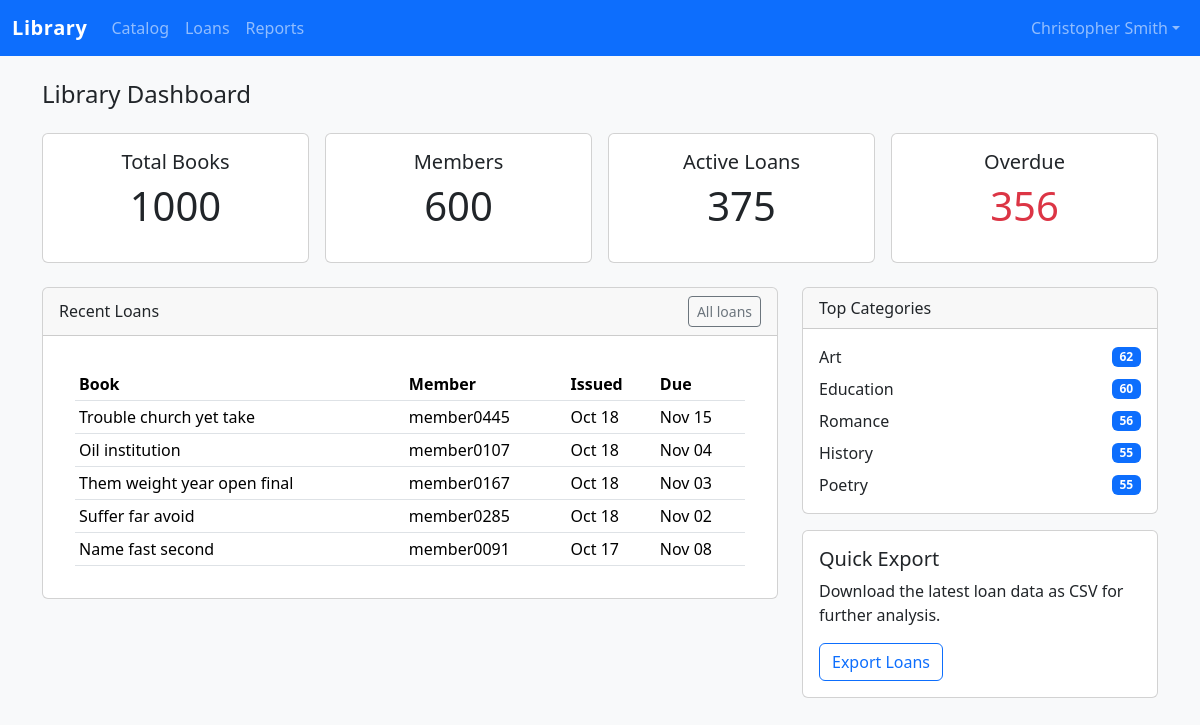
Screenshot of /reports/dashboard/ (signed in) with the database file from the repository.
### accounts/models.py (models this page shows, shortened)
class User(AbstractUser):
	class Role(models.TextChoices):
		ADMIN = "ADMIN", _("Administrator")
		LIBRARIAN = "LIBRARIAN", _("Librarian")
		MEMBER = "MEMBER", _("Member / Student")
	role = models.CharField(
		max_length=20,
		choices=Role.choices,
		default=Role.MEMBER,
		help_text=_("Determines the permissions granted to the user."),
	)
	employee_id = models.CharField(
		max_length=50,
		blank=True,
		help_text=_("Optional staff identifier for administrators and librarians."),
	)
	avatar = models.ImageField(upload_to="avatars/", blank=True, null=True)
	created_at = models.DateTimeField(auto_now_add=True)
	class Meta(AbstractUser.Meta):
		ordering = ["username"]
	@property
	def is_admin(self) -> bool:
		return self.is_superuser or self.role == self.Role.ADMIN
	@property
	def is_librarian(self) -> bool:
		return self.role == self.Role.LIBRARIAN

### circulation/models.py (models this page shows, shortened)
class Loan(models.Model):
	class Status(models.TextChoices):
		ACTIVE = "ACTIVE", "Active"
		OVERDUE = "OVERDUE", "Overdue"
		RETURNED = "RETURNED", "Returned"
	copy = models.ForeignKey(BookCopy, on_delete=models.PROTECT, related_name="loans")
	borrower = models.ForeignKey(User, on_delete=models.CASCADE, related_name="loans")
	issued_by = models.ForeignKey(
		User,
		on_delete=models.SET_NULL,
		null=True,
		blank=True,
		related_name="issued_loans",
	)
	issued_at = models.DateTimeField(default=timezone.now)
	due_at = models.DateTimeField()
	returned_at = models.DateTimeField(null=True, blank=True)
	status = models.CharField(max_length=15, choices=Status.choices, default=Status.ACTIVE)
	fine_accrued = models.DecimalField(max_digits=8, decimal_places=2, default=Decimal("0.00"))
	notes = models.TextField(blank=True)
	class Meta:
		ordering = ["-issued_at"]
		constraints = [
			models.UniqueConstraint(
				fields=["copy"],
				condition=Q(returned_at__isnull=True),
				name="unique_active_loan_per_copy",
			)
		]

### catalog/models.py (models this page shows, shortened)
class BookCopy(models.Model):
	class Status(models.TextChoices):
		AVAILABLE = "AVAILABLE", _("Available")
		ON_LOAN = "ON_LOAN", _("On loan")
		RESERVED = "RESERVED", _("Reserved")
		MAINTENANCE = "MAINTENANCE", _("Maintenance")
		LOST = "LOST", _("Lost")
	book = models.ForeignKey(Book, related_name="copies", on_delete=models.CASCADE)
	barcode = models.CharField(max_length=24, unique=True)
	status = models.CharField(max_length=20, choices=Status.choices, default=Status.AVAILABLE)
	location = models.CharField(max_length=120, blank=True)
	acquired_at = models.DateField(default=timezone.now)
	notes = models.TextField(blank=True)
	class Meta:
		unique_together = ("book", "barcode")
		ordering = ["book", "barcode"]

class Book(models.Model):
	title = models.CharField(max_length=255)
	author = models.CharField(max_length=255)
	isbn = models.CharField(max_length=13, unique=True)
	category = models.ForeignKey(Category, on_delete=models.PROTECT, related_name="books")
	publication_date = models.DateField(blank=True, null=True)
	publisher = models.CharField(max_length=255, blank=True)
	description = models.TextField(blank=True)
	cover_image = models.ImageField(upload_to="book_covers/", blank=True, null=True)
	language = models.CharField(max_length=60, blank=True)
	created_at = models.DateTimeField(auto_now_add=True)
	updated_at = models.DateTimeField(auto_now=True)
	tags = models.JSONField(default=list, blank=True)
	class Meta:
		ordering = ["title"]
		indexes = [
			models.Index(fields=["title"]),
			models.Index(fields=["author"]),
			models.Index(fields=["isbn"]),
		]
	@property
	def total_copies(self) -> int:
		return getattr(self, "_total_copies", self.copies.count())

class Category(models.Model):
	name = models.CharField(max_length=150, unique=True)
	slug = models.SlugField(max_length=160, unique=True, blank=True)
	description = models.TextField(blank=True)
	class Meta:
		ordering = ["name"]
		verbose_name_plural = "categories"

### reports/views.py (the view)
# urls.py: path("dashboard/", views.DashboardView.as_view(), name="dashboard"),
class DashboardView(RoleRequiredMixin, TemplateView):
	template_name = "reports/dashboard.html"
	required_roles = (User.Role.ADMIN, User.Role.LIBRARIAN)
	def get_context_data(self, **kwargs):
		context = super().get_context_data(**kwargs)
		context.update(
			{
				"total_books": Book.objects.count(),
				"total_members": User.objects.filter(role=User.Role.MEMBER).count(),
				"active_loans": Loan.objects.filter(returned_at__isnull=True).count(),
				"overdue_loans": Loan.objects.filter(status=Loan.Status.OVERDUE).count(),
				"reservations": Reservation.objects.filter(status=Reservation.Status.PENDING).count(),
				"outstanding_fines": Fine.objects.filter(is_paid=False).count(),
				"recent_loans": Loan.objects.select_related("copy__book", "borrower")[:5],
				"top_categories": self._top_categories(),
			}
		)
		return context
	def _top_categories(self):
		return (
			Book.objects.values("category__name")
			.annotate(total=Count("id"))
			.order_by("-total")[:5]
		)

### accounts/permissions.py (called while the page is built)
def user_has_role(user: User, roles: Iterable[str]) -> bool:
    return user.is_authenticated and (user.role in roles or user.is_superuser)

    def dispatch(self, request: HttpRequest, *args, **kwargs) -> HttpResponse:
        if not self.required_roles:
            raise ValueError("RoleRequiredMixin requires `required_roles` to be set.")
        if user_has_role(request.user, self.required_roles):
            return super().dispatch(request, *args, **kwargs)
        messages.error(request, "You do not have permission to access this resource.")
        return redirect(reverse("accounts:login"))

### templates/reports/dashboard.html (shortened to what this page needs)
{% extends "base.html" %}
{% block content %}
<h1 class="h4 mb-4">Library Dashboard</h1>
<div class="row g-3 mb-4">
  <div class="col-sm-6 col-lg-3">
    <div class="card text-center">
      <div class="card-body">
        <h5 class="card-title">Total Books</h5>
        <p class="display-6">{{ total_books }}</p>
      </div>
    </div>
  </div>
  <div class="col-sm-6 col-lg-3">
    <div class="card text-center">
      <div class="card-body">
        <h5 class="card-title">Members</h5>
        <p class="display-6">{{ total_members }}</p>
      </div>
    </div>
  </div>
  <div class="col-sm-6 col-lg-3">
    <div class="card text-center">
      <div class="card-body">
        <h5 class="card-title">Active Loans</h5>
        <p class="display-6">{{ active_loans }}</p>
      </div>
    </div>
  </div>
  <div class="col-sm-6 col-lg-3">
    <div class="card text-center">
      <div class="card-body">
        <h5 class="card-title">Overdue</h5>
        <p class="display-6 text-danger">{{ overdue_loans }}</p>
      </div>
    </div>
  </div>
</div>
<div class="row g-4">
  <div class="col-lg-8">
    <div class="card">
      <div class="card-header d-flex justify-content-between align-items-center">
        <span>Recent Loans</span>
        <a href="{% url 'circulation:loan-list' %}" class="btn btn-sm btn-outline-secondary">All loans</a>
      </div>
      <div class="card-body">
        <div class="table-responsive">
          <table class="table table-sm align-middle mb-0">
            <thead>
              <tr>
                <th>Book</th>
                <th>Member</th>
                <th>Issued</th>
                <th>Due</th>
              </tr>
            </thead>
            <tbody>
              {% for loan in recent_loans %}
              <tr>
                <td>{{ loan.copy.book.title }}</td>
                <td>{{ loan.borrower.username }}</td>
                <td>{{ loan.issued_at|date:"M d" }}</td>
                <td>{{ loan.due_at|date:"M d" }}</td>
              </tr>
              {% empty %}
              <tr><td colspan="4" class="text-center text-muted">No recent loans.</td></tr>
              {% endfor %}
            </tbody>
          </table>
        </div>
      </div>
    </div>
  </div>
  <div class="col-lg-4">
    <div class="card mb-3">
      <div class="card-header">Top Categories</div>
      <div class="card-body">
        <div class="d-flex flex-column gap-2">
          {% for category in top_categories %}
          <div class="d-flex justify-content-between align-items-center">
            <span>{{ category.category__name }}</span>
            <span class="badge bg-primary">{{ category.total }}</span>
          </div>
          {% empty %}
          <span class="text-muted">No data yet.</span>
          {% endfor %}
        </div>
      </div>
    </div>
    <div class="card">
      <div class="card-body">
        <h5 class="card-title">Quick Export</h5>
        <p class="card-text">Download the latest loan data as CSV for further analysis.</p>
        <a href="{% url 'reports:loan-export' %}" class="btn btn-outline-primary">Export Loans</a>
      </div>
    </div>
  </div>
</div>
{% endblock %}

### static/css/styles.css (style rules this page uses)
:root { --brand-primary: #0d6efd; --brand-accent: #198754; --brand-muted: #f8f9fa; }
body { background-color: var(--brand-muted); }
.navbar-brand { font-weight: 600; letter-spacing: 0.03em; }
.table-responsive { background-color: #fff; border-radius: 0.5rem; padding: 1rem; }

### rows the page displays
User: first_name+last_name+username "Library Catalog Loans Reports Christopher Smith"
Loan: copy.book "Trouble church yet take", borrower.username "member0445", issued_at "Oct 18", due_at "Nov 15"
Loan: copy.book "Oil institution", borrower.username "member0107", issued_at "Oct 18", due_at "Nov 04"
Loan: copy.book "Them weight year open final", borrower.username "member0167", issued_at "Oct 18", due_at "Nov 03"
Loan: copy.book "Suffer far avoid", borrower.username "member0285", issued_at "Oct 18", due_at "Nov 02"
Loan: copy.book "Name fast second", borrower.username "member0091", issued_at "Oct 17", due_at "Nov 08"
Category: category__name "Art", total "62"
Category: category__name "Education", total "60"
Category: category__name "Romance", total "56"
Category: category__name "History", total "55"
Category: category__name "Poetry", total "55"

### other values shown
{{ total_books }} "1000"
{{ total_members }} "600"
{{ active_loans }} "375"
{{ overdue_loans }} "356"
